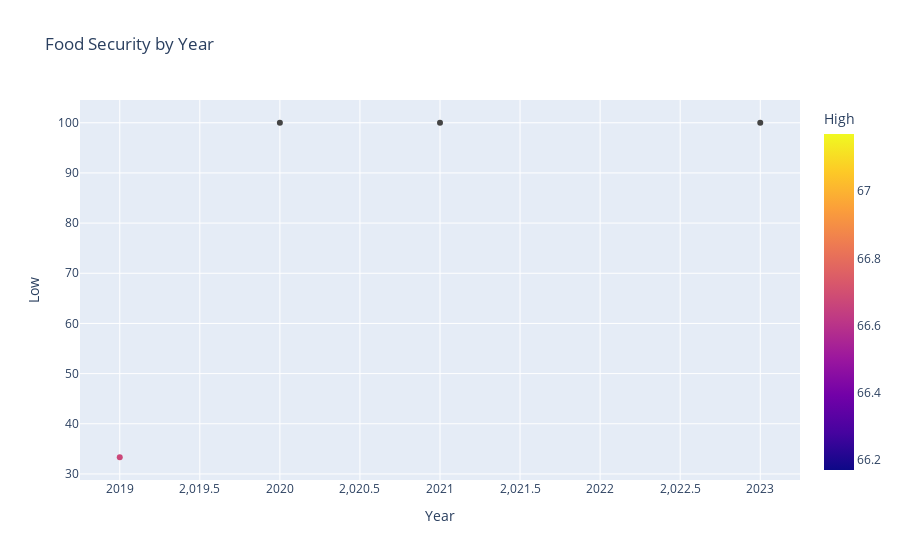

The notebook cell this image was saved under:
### Code cell
d1 = d.groupby(['Year', 'Food Security'])['Income'].count().rename("year_income").groupby(level = 0).transform(lambda x: round(100 * x/x.sum(), 2))
d2 = d1.unstack()
px.scatter(d2.reset_index(), x='Year', y='Low', color='High', title='Food Security by Year')

### Figure 1 — Plotly figure (JSON) as saved in the notebook; plotly's stock layout.template omitted (floating-point values rounded to 4 significant figures)
{"data": [{"hovertemplate": "Year=%{x}<br>Low=%{y}<br>High=%{marker.color}<extra></extra>", "legendgroup": "", "marker": {"color": [66.67, null, null, null], "coloraxis": "coloraxis", "symbol": "circle"}, "mode": "markers", "name": "", "orientation": "v", "showlegend": false, "type": "scatter", "x": [2019, 2020, 2021, 2023], "xaxis": "x", "y": [33.33, 100, 100, 100], "yaxis": "y"}], "layout": {"coloraxis": {"colorbar": {"title": {"text": "High"}}, "colorscale": [[0, "#0d0887"], [0.1111, "#46039f"], [0.2222, "#7201a8"], [0.3333, "#9c179e"], [0.4444, "#bd3786"], [0.5556, "#d8576b"], [0.6667, "#ed7953"], [0.7778, "#fb9f3a"], [0.8889, "#fdca26"], [1, "#f0f921"]]}, "legend": {"tracegroupgap": 0}, "title": {"text": "Food Security by Year"}, "xaxis": {"anchor": "y", "domain": [0, 1], "title": {"text": "Year"}}, "yaxis": {"anchor": "x", "domain": [0, 1], "title": {"text": "Low"}}}}
